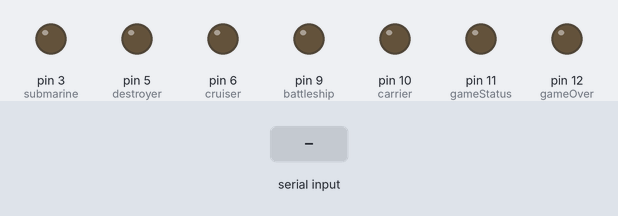
The sketch below on a simulated Arduino Uno, built with avr-gcc and run on an emulated ATmega328P. Parts: output pins drawn as LEDs (lit = HIGH). Dashed ring = blinking. Inputs (shaded band) come from the test bench.

Above: at 1.2 s.
1.3 s: "3" received over Serial
At 1.37 s:
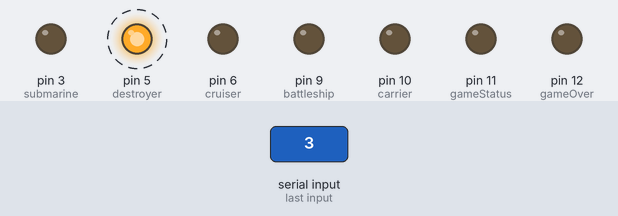
4.3 s: "1" received over Serial
At 5.3 s:
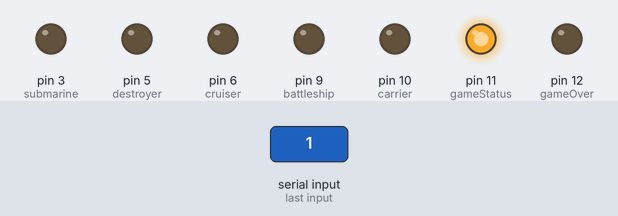
5.8 s: "0" received over Serial
At 6.4 s:
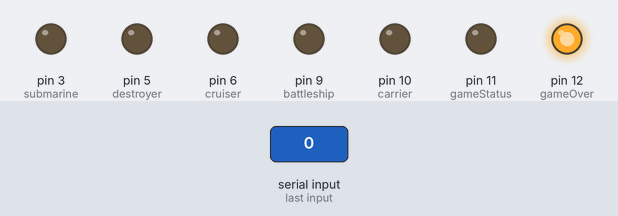
7.3 s: "2" received over Serial
At 7.6 s:
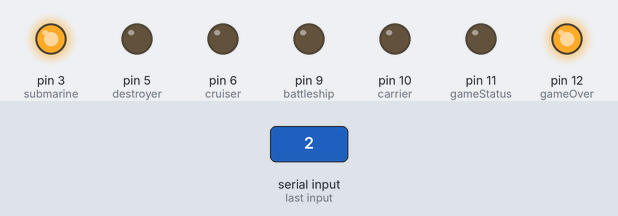
8.8 s: "4" received over Serial
At 8.87 s:
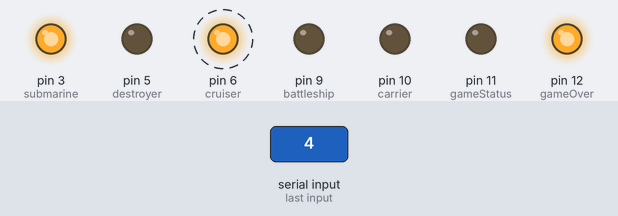
11.8 s: "5" received over Serial
At 11.87 s:
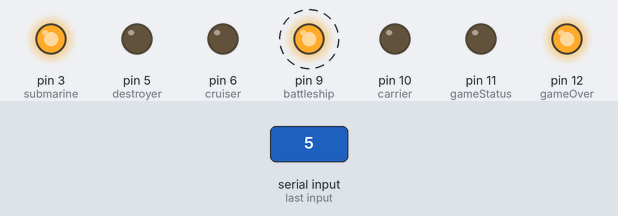
Timing chart, 0 to 14.8 s (numbered marks = the images above; inputs shaded):
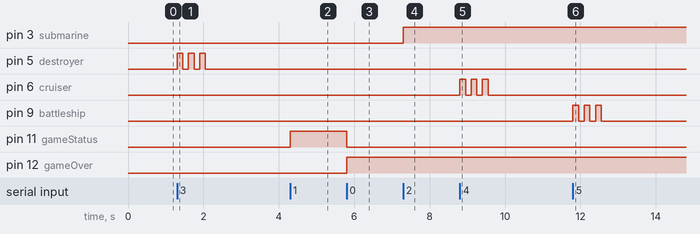

The sketch:

battleshipInterface.ino
```cpp
/*
 * Author: Ioan George Istrate
 * Info:   Battleship Command Panel for Battleship Python Game
 * Github: https://github.com/iistrate/Battleship
 *
*/

//blink funciton
void blink(const int ship, const int blinkNr = 3) {
  for (int i = 0; i < blinkNr; i++) {
    digitalWrite(ship, HIGH);
    delay(150);
    digitalWrite(ship, LOW);
    delay(150);
  }
}

int turn = 0;
int val = 0;

//led setup
const int gameStatus = 11;
const int gameOver = 12;
  //led ships
  const int submarine = 3;
    //hitpoints
    static int sHitpoints = 1;
  const int destroyer = 5;
    //hitpoints
    static int dHitpoints = 2;
  const int cruiser = 6;
    //hitpoints
    static int cHitpoints = 3;
  const int battleship = 9;
    //hitpoints
    static int bHitpoints = 4;
  const int carrier = 10;
    //hitpoints
    static int caHitpoints = 5;
void setup() {
  Serial.begin(9600);

  //setup leds
  pinMode(gameStatus, OUTPUT);
  pinMode(gameOver, OUTPUT);
  pinMode(submarine, OUTPUT);
  pinMode(destroyer, OUTPUT);
  pinMode(cruiser, OUTPUT);
  pinMode(battleship, OUTPUT);
  pinMode(carrier, OUTPUT);
}

void loop() {
  //read values from Serial Port
  val = Serial.read();

  if (val == '1') {
    digitalWrite(gameStatus, HIGH);
  }
  if (val == '0') {
    digitalWrite(gameOver, HIGH);
    digitalWrite(gameStatus, LOW);
  }
  if (val == '2') {
    sHitpoints = (sHitpoints - 1) >= 0 ? (sHitpoints - 1) : 0;
    if (sHitpoints > 0) {
      blink(submarine);
    }
    else {
      digitalWrite(submarine, HIGH);
    }
  }
  if (val == '3') {
    dHitpoints = (dHitpoints - 1) >= 0 ? (dHitpoints - 1) : 0;
    if (dHitpoints > 0) {
      blink(destroyer);
    }
    else {
      digitalWrite(destroyer, HIGH);
    }
  }
  if (val == '4') {
    cHitpoints = (cHitpoints - 1) >= 0 ? (cHitpoints - 1) : 0;
    if (cHitpoints > 0) {
      blink(cruiser);
    }
    else {
      digitalWrite(cruiser, HIGH);
    }
  }
  if (val == '5') {
    bHitpoints = (bHitpoints - 1) >= 0 ? (bHitpoints) - 1 : 0;
    if (bHitpoints > 0) {
      blink(battleship);
    }
    else {
      digitalWrite(battleship, HIGH);
    }
  }
  if (val == '6') {
    caHitpoints = (caHitpoints - 1) >= 0 ? (caHitpoints - 1) : 0;
    if (caHitpoints > 0) {
      blink(carrier);
    }
    else {
      digitalWrite(carrier, HIGH);
    }
  }
  //Serial.println(val);
  delay(1);
  turn++;
}
```

Measured:
- after the input at 1.3 s, pin 5 (destroyer): alternates HIGH for 0.15 s and LOW for 0.15 s, 6 changes in all, then stays LOW, starting at once
- after the input at 4.3 s, pin 11 (gameStatus): LOW → HIGH at once
- after the input at 5.8 s, pin 11 (gameStatus): HIGH → LOW at once; pin 12 (gameOver): LOW → HIGH at once
- after the input at 7.3 s, pin 3 (submarine): LOW → HIGH at once
- after the input at 8.8 s, pin 6 (cruiser): alternates HIGH for 0.15 s and LOW for 0.15 s, 6 changes in all, then stays LOW, starting at once
- after the input at 11.8 s, pin 9 (battleship): alternates HIGH for 0.15 s and LOW for 0.15 s, 6 changes in all, then stays LOW, starting at once
